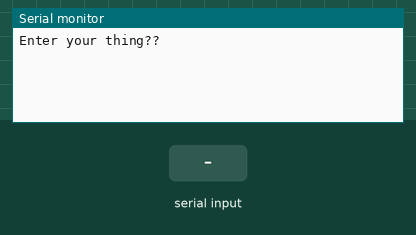
The sketch below on a simulated Arduino Uno, built with avr-gcc and run on an emulated ATmega328P. On the bench: the last lines printed to the serial monitor. Inputs (shaded band) come from the test bench.

Above: at 1.2 s.
1.3 s: "3.14" received over Serial
At 3.1 s:
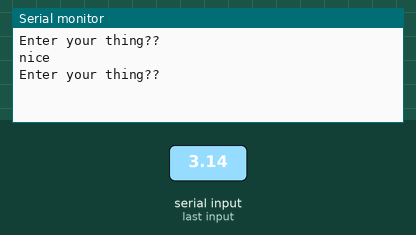
3.8 s: "1" received over Serial
At 6.0 s:
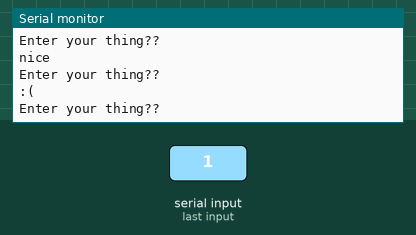

The sketch:

1.ino
```cpp
String thing;
int age;

void setup(){
  Serial.begin(9600);
}

void loop() {
  Serial.println("Enter your thing??");
  while(Serial.available()==0) { }
  thing = Serial.readString();      //readString function collects user’s name
  if (thing == "3.14") {
    Serial.println("nice");
  }
  else {
    Serial.println(":(");
  }

}
```

Measured:
- after the input at 1.3 s, the serial monitor: prints a new line after 1.0 s (image 1)
- after the input at 3.8 s, the serial monitor: prints a new line after 1.0 s (image 2)
